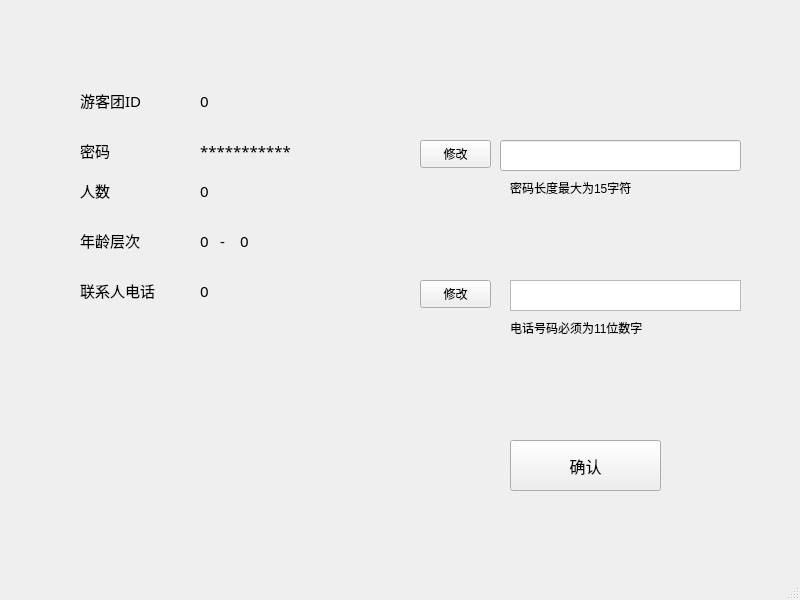
<?xml version="1.0" encoding="UTF-8"?>
<ui version="4.0">
 <class>touristinfo</class>
 <widget class="QMainWindow" name="touristinfo">
  <property name="geometry">
   <rect>
    <x>0</x>
    <y>0</y>
    <width>800</width>
    <height>600</height>
   </rect>
  </property>
  <property name="windowTitle">
   <string>游客信息</string>
  </property>
  <widget class="QWidget" name="centralwidget">
   <widget class="QLabel" name="label">
    <property name="geometry">
     <rect>
      <x>80</x>
      <y>90</y>
      <width>91</width>
      <height>21</height>
     </rect>
    </property>
    <property name="font">
     <font>
      <family>微软雅黑</family>
      <pointsize>11</pointsize>
     </font>
    </property>
    <property name="text">
     <string>游客团ID</string>
    </property>
   </widget>
   <widget class="QLabel" name="label_2">
    <property name="geometry">
     <rect>
      <x>80</x>
      <y>140</y>
      <width>91</width>
      <height>21</height>
     </rect>
    </property>
    <property name="font">
     <font>
      <family>微软雅黑</family>
      <pointsize>11</pointsize>
     </font>
    </property>
    <property name="text">
     <string>密码</string>
    </property>
   </widget>
   <widget class="QLabel" name="label_3">
    <property name="geometry">
     <rect>
      <x>80</x>
      <y>180</y>
      <width>91</width>
      <height>21</height>
     </rect>
    </property>
    <property name="font">
     <font>
      <family>微软雅黑</family>
      <pointsize>11</pointsize>
     </font>
    </property>
    <property name="text">
     <string>人数</string>
    </property>
   </widget>
   <widget class="QLabel" name="label_4">
    <property name="geometry">
     <rect>
      <x>80</x>
      <y>230</y>
      <width>91</width>
      <height>21</height>
     </rect>
    </property>
    <property name="font">
     <font>
      <family>微软雅黑</family>
      <pointsize>11</pointsize>
     </font>
    </property>
    <property name="text">
     <string>年龄层次</string>
    </property>
   </widget>
   <widget class="QLabel" name="label_5">
    <property name="geometry">
     <rect>
      <x>80</x>
      <y>280</y>
      <width>91</width>
      <height>21</height>
     </rect>
    </property>
    <property name="font">
     <font>
      <family>微软雅黑</family>
      <pointsize>11</pointsize>
     </font>
    </property>
    <property name="text">
     <string>联系人电话</string>
    </property>
   </widget>
   <widget class="QPushButton" name="save">
    <property name="geometry">
     <rect>
      <x>510</x>
      <y>440</y>
      <width>151</width>
      <height>51</height>
     </rect>
    </property>
    <property name="font">
     <font>
      <family>微软雅黑</family>
      <pointsize>12</pointsize>
     </font>
    </property>
    <property name="text">
     <string>确认</string>
    </property>
   </widget>
   <widget class="QPushButton" name="changePasswd_2">
    <property name="geometry">
     <rect>
      <x>420</x>
      <y>140</y>
      <width>71</width>
      <height>28</height>
     </rect>
    </property>
    <property name="text">
     <string>修改</string>
    </property>
   </widget>
   <widget class="QPushButton" name="changeTel_2">
    <property name="geometry">
     <rect>
      <x>420</x>
      <y>280</y>
      <width>71</width>
      <height>28</height>
     </rect>
    </property>
    <property name="text">
     <string>修改</string>
    </property>
   </widget>
   <widget class="QLabel" name="promptTel">
    <property name="geometry">
     <rect>
      <x>510</x>
      <y>320</y>
      <width>211</width>
      <height>16</height>
     </rect>
    </property>
    <property name="text">
     <string>电话号码必须为11位数字</string>
    </property>
   </widget>
   <widget class="QLabel" name="id">
    <property name="geometry">
     <rect>
      <x>200</x>
      <y>90</y>
      <width>191</width>
      <height>21</height>
     </rect>
    </property>
    <property name="font">
     <font>
      <family>微软雅黑 Light</family>
      <pointsize>11</pointsize>
     </font>
    </property>
    <property name="text">
     <string>0</string>
    </property>
   </widget>
   <widget class="QLabel" name="passwd">
    <property name="geometry">
     <rect>
      <x>200</x>
      <y>140</y>
      <width>191</width>
      <height>21</height>
     </rect>
    </property>
    <property name="font">
     <font>
      <family>微软雅黑 Light</family>
      <pointsize>11</pointsize>
     </font>
    </property>
    <property name="text">
     <string>***********</string>
    </property>
   </widget>
   <widget class="QLabel" name="num">
    <property name="geometry">
     <rect>
      <x>200</x>
      <y>180</y>
      <width>191</width>
      <height>21</height>
     </rect>
    </property>
    <property name="font">
     <font>
      <family>微软雅黑 Light</family>
      <pointsize>11</pointsize>
     </font>
    </property>
    <property name="text">
     <string>0</string>
    </property>
   </widget>
   <widget class="QLabel" name="agelow">
    <property name="geometry">
     <rect>
      <x>200</x>
      <y>230</y>
      <width>21</width>
      <height>21</height>
     </rect>
    </property>
    <property name="font">
     <font>
      <family>微软雅黑 Light</family>
      <pointsize>11</pointsize>
     </font>
    </property>
    <property name="text">
     <string>0</string>
    </property>
   </widget>
   <widget class="QLabel" name="id_5">
    <property name="geometry">
     <rect>
      <x>220</x>
      <y>230</y>
      <width>21</width>
      <height>21</height>
     </rect>
    </property>
    <property name="font">
     <font>
      <family>微软雅黑 Light</family>
      <pointsize>11</pointsize>
     </font>
    </property>
    <property name="text">
     <string>-</string>
    </property>
   </widget>
   <widget class="QLabel" name="agehigh">
    <property name="geometry">
     <rect>
      <x>240</x>
      <y>230</y>
      <width>41</width>
      <height>21</height>
     </rect>
    </property>
    <property name="font">
     <font>
      <family>微软雅黑 Light</family>
      <pointsize>11</pointsize>
     </font>
    </property>
    <property name="text">
     <string>0</string>
    </property>
   </widget>
   <widget class="QLabel" name="tel">
    <property name="geometry">
     <rect>
      <x>200</x>
      <y>280</y>
      <width>191</width>
      <height>21</height>
     </rect>
    </property>
    <property name="font">
     <font>
      <family>微软雅黑 Light</family>
      <pointsize>11</pointsize>
     </font>
    </property>
    <property name="text">
     <string>0</string>
    </property>
   </widget>
   <widget class="QTextEdit" name="changeTel">
    <property name="geometry">
     <rect>
      <x>510</x>
      <y>280</y>
      <width>231</width>
      <height>31</height>
     </rect>
    </property>
   </widget>
   <widget class="QLabel" name="promptpasswd">
    <property name="geometry">
     <rect>
      <x>510</x>
      <y>180</y>
      <width>211</width>
      <height>16</height>
     </rect>
    </property>
    <property name="text">
     <string>密码长度最大为15字符</string>
    </property>
   </widget>
   <widget class="QLineEdit" name="changePasswd">
    <property name="geometry">
     <rect>
      <x>500</x>
      <y>140</y>
      <width>241</width>
      <height>31</height>
     </rect>
    </property>
   </widget>
  </widget>
  <widget class="QStatusBar" name="statusbar"/>
 </widget>
 <resources/>
 <connections/>
</ui>
